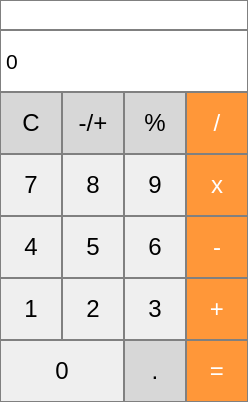
<?xml version="1.0" encoding="UTF-8"?>
<ui version="4.0">
 <class>MainWindow</class>
 <widget class="QMainWindow" name="MainWindow">
  <property name="geometry">
   <rect>
    <x>0</x>
    <y>0</y>
    <width>248</width>
    <height>402</height>
   </rect>
  </property>
  <property name="sizePolicy">
   <sizepolicy hsizetype="Ignored" vsizetype="Ignored">
    <horstretch>0</horstretch>
    <verstretch>0</verstretch>
   </sizepolicy>
  </property>
  <property name="minimumSize">
   <size>
    <width>248</width>
    <height>372</height>
   </size>
  </property>
  <property name="maximumSize">
   <size>
    <width>248</width>
    <height>500</height>
   </size>
  </property>
  <property name="windowTitle">
   <string>Calculator</string>
  </property>
  <property name="styleSheet">
   <string notr="true">QLabel {
  qproperty-alignment: 'AlignVCenter | AlignRight';
  border: 1px solid gray;
	background-color : rgb(255, 255, 255);
}

</string>
  </property>
  <widget class="QWidget" name="centralWidget">
   <property name="sizePolicy">
    <sizepolicy hsizetype="Fixed" vsizetype="Fixed">
     <horstretch>0</horstretch>
     <verstretch>0</verstretch>
    </sizepolicy>
   </property>
   <widget class="QPushButton" name="number_0">
    <property name="geometry">
     <rect>
      <x>0</x>
      <y>340</y>
      <width>124</width>
      <height>62</height>
     </rect>
    </property>
    <property name="font">
     <font>
      <pointsize>18</pointsize>
     </font>
    </property>
    <property name="styleSheet">
     <string notr="true">QPushButton {
   border: 1px solid gray;
}
QPushButton:pressed {
    background-color: qlineargradient(x1: 0, y1: 0, x2: 0, y2: 1,
                                      stop: 0 #dadbde, stop: 1 #f6f7fa);
}</string>
    </property>
    <property name="text">
     <string>0</string>
    </property>
   </widget>
   <widget class="QPushButton" name="number_1">
    <property name="geometry">
     <rect>
      <x>0</x>
      <y>278</y>
      <width>62</width>
      <height>62</height>
     </rect>
    </property>
    <property name="font">
     <font>
      <pointsize>18</pointsize>
     </font>
    </property>
    <property name="styleSheet">
     <string notr="true">QPushButton {
   border: 1px solid gray;
}
QPushButton:pressed {
    background-color: qlineargradient(x1: 0, y1: 0, x2: 0, y2: 1,
                                      stop: 0 #dadbde, stop: 1 #f6f7fa);
}</string>
    </property>
    <property name="text">
     <string>1</string>
    </property>
   </widget>
   <widget class="QPushButton" name="number_2">
    <property name="geometry">
     <rect>
      <x>62</x>
      <y>278</y>
      <width>62</width>
      <height>62</height>
     </rect>
    </property>
    <property name="font">
     <font>
      <pointsize>18</pointsize>
     </font>
    </property>
    <property name="styleSheet">
     <string notr="true">QPushButton {
   border: 1px solid gray;
}
QPushButton:pressed {
    background-color: qlineargradient(x1: 0, y1: 0, x2: 0, y2: 1,
                                      stop: 0 #dadbde, stop: 1 #f6f7fa);
}</string>
    </property>
    <property name="text">
     <string>2</string>
    </property>
   </widget>
   <widget class="QPushButton" name="number_3">
    <property name="geometry">
     <rect>
      <x>124</x>
      <y>278</y>
      <width>62</width>
      <height>62</height>
     </rect>
    </property>
    <property name="font">
     <font>
      <pointsize>18</pointsize>
     </font>
    </property>
    <property name="styleSheet">
     <string notr="true">QPushButton {
   border: 1px solid gray;
}
QPushButton:pressed {
    background-color: qlineargradient(x1: 0, y1: 0, x2: 0, y2: 1,
                                      stop: 0 #dadbde, stop: 1 #f6f7fa);
}</string>
    </property>
    <property name="text">
     <string>3</string>
    </property>
   </widget>
   <widget class="QPushButton" name="number_4">
    <property name="geometry">
     <rect>
      <x>0</x>
      <y>216</y>
      <width>62</width>
      <height>62</height>
     </rect>
    </property>
    <property name="font">
     <font>
      <pointsize>18</pointsize>
     </font>
    </property>
    <property name="styleSheet">
     <string notr="true">QPushButton {
   border: 1px solid gray;
}
QPushButton:pressed {
    background-color: qlineargradient(x1: 0, y1: 0, x2: 0, y2: 1,
                                      stop: 0 #dadbde, stop: 1 #f6f7fa);
}</string>
    </property>
    <property name="text">
     <string>4</string>
    </property>
   </widget>
   <widget class="QPushButton" name="number_5">
    <property name="geometry">
     <rect>
      <x>62</x>
      <y>216</y>
      <width>62</width>
      <height>62</height>
     </rect>
    </property>
    <property name="font">
     <font>
      <pointsize>18</pointsize>
     </font>
    </property>
    <property name="styleSheet">
     <string notr="true">QPushButton {
   border: 1px solid gray;
}
QPushButton:pressed {
    background-color: qlineargradient(x1: 0, y1: 0, x2: 0, y2: 1,
                                      stop: 0 #dadbde, stop: 1 #f6f7fa);
}</string>
    </property>
    <property name="text">
     <string>5</string>
    </property>
   </widget>
   <widget class="QPushButton" name="number_6">
    <property name="geometry">
     <rect>
      <x>124</x>
      <y>216</y>
      <width>62</width>
      <height>62</height>
     </rect>
    </property>
    <property name="font">
     <font>
      <pointsize>18</pointsize>
     </font>
    </property>
    <property name="styleSheet">
     <string notr="true">QPushButton {
   border: 1px solid gray;
}
QPushButton:pressed {
    background-color: qlineargradient(x1: 0, y1: 0, x2: 0, y2: 1,
                                      stop: 0 #dadbde, stop: 1 #f6f7fa);
}</string>
    </property>
    <property name="text">
     <string>6</string>
    </property>
   </widget>
   <widget class="QPushButton" name="number_7">
    <property name="geometry">
     <rect>
      <x>0</x>
      <y>154</y>
      <width>62</width>
      <height>62</height>
     </rect>
    </property>
    <property name="font">
     <font>
      <pointsize>18</pointsize>
     </font>
    </property>
    <property name="styleSheet">
     <string notr="true">QPushButton {
   border: 1px solid gray;
}
QPushButton:pressed {
    background-color: qlineargradient(x1: 0, y1: 0, x2: 0, y2: 1,
                                      stop: 0 #dadbde, stop: 1 #f6f7fa);
}</string>
    </property>
    <property name="text">
     <string>7</string>
    </property>
   </widget>
   <widget class="QPushButton" name="number_8">
    <property name="geometry">
     <rect>
      <x>62</x>
      <y>154</y>
      <width>62</width>
      <height>62</height>
     </rect>
    </property>
    <property name="font">
     <font>
      <pointsize>18</pointsize>
     </font>
    </property>
    <property name="styleSheet">
     <string notr="true">QPushButton {
   border: 1px solid gray;
}
QPushButton:pressed {
    background-color: qlineargradient(x1: 0, y1: 0, x2: 0, y2: 1,
                                      stop: 0 #dadbde, stop: 1 #f6f7fa);
}</string>
    </property>
    <property name="text">
     <string>8</string>
    </property>
   </widget>
   <widget class="QPushButton" name="number_9">
    <property name="geometry">
     <rect>
      <x>124</x>
      <y>154</y>
      <width>62</width>
      <height>62</height>
     </rect>
    </property>
    <property name="font">
     <font>
      <pointsize>18</pointsize>
     </font>
    </property>
    <property name="styleSheet">
     <string notr="true">QPushButton {
   border: 1px solid gray;
}
QPushButton:pressed {
    background-color: qlineargradient(x1: 0, y1: 0, x2: 0, y2: 1,
                                      stop: 0 #dadbde, stop: 1 #f6f7fa);
}</string>
    </property>
    <property name="text">
     <string>9</string>
    </property>
   </widget>
   <widget class="QPushButton" name="button_equals">
    <property name="geometry">
     <rect>
      <x>186</x>
      <y>340</y>
      <width>62</width>
      <height>62</height>
     </rect>
    </property>
    <property name="font">
     <font>
      <pointsize>18</pointsize>
     </font>
    </property>
    <property name="styleSheet">
     <string notr="true">QPushButton {
  background-color: rgb(255, 151, 57);
  color: white; 
  border: 1px solid gray;
}

QPushButton:pressed {
    background-color: qlineargradient(x1: 0, y1: 0, x2: 0, y2: 1,
                                      stop: 0 #FF7832, stop: 1 #FF9739);
}</string>
    </property>
    <property name="text">
     <string>=</string>
    </property>
   </widget>
   <widget class="QPushButton" name="button_add">
    <property name="geometry">
     <rect>
      <x>186</x>
      <y>278</y>
      <width>62</width>
      <height>62</height>
     </rect>
    </property>
    <property name="font">
     <font>
      <pointsize>18</pointsize>
     </font>
    </property>
    <property name="styleSheet">
     <string notr="true">QPushButton {
  background-color: rgb(255, 151, 57);
  color: white; 
  border: 1px solid gray;
}

QPushButton:pressed {
    background-color: qlineargradient(x1: 0, y1: 0, x2: 0, y2: 1,
                                      stop: 0 #FF7832, stop: 1 #FF9739);
}</string>
    </property>
    <property name="text">
     <string>+</string>
    </property>
   </widget>
   <widget class="QPushButton" name="button_minus">
    <property name="geometry">
     <rect>
      <x>186</x>
      <y>216</y>
      <width>62</width>
      <height>62</height>
     </rect>
    </property>
    <property name="font">
     <font>
      <pointsize>18</pointsize>
     </font>
    </property>
    <property name="styleSheet">
     <string notr="true">QPushButton {
  background-color: rgb(255, 151, 57);
  color: white; 
  border: 1px solid gray;
}

QPushButton:pressed {
    background-color: qlineargradient(x1: 0, y1: 0, x2: 0, y2: 1,
                                      stop: 0 #FF7832, stop: 1 #FF9739);
}</string>
    </property>
    <property name="text">
     <string>-</string>
    </property>
   </widget>
   <widget class="QPushButton" name="button_multi">
    <property name="geometry">
     <rect>
      <x>186</x>
      <y>154</y>
      <width>62</width>
      <height>62</height>
     </rect>
    </property>
    <property name="font">
     <font>
      <pointsize>18</pointsize>
     </font>
    </property>
    <property name="styleSheet">
     <string notr="true">QPushButton {
  background-color: rgb(255, 151, 57);
  color: white; 
  border: 1px solid gray;
}

QPushButton:pressed {
    background-color: qlineargradient(x1: 0, y1: 0, x2: 0, y2: 1,
                                      stop: 0 #FF7832, stop: 1 #FF9739);
}</string>
    </property>
    <property name="text">
     <string>x</string>
    </property>
   </widget>
   <widget class="QPushButton" name="button_clear">
    <property name="geometry">
     <rect>
      <x>0</x>
      <y>92</y>
      <width>62</width>
      <height>62</height>
     </rect>
    </property>
    <property name="font">
     <font>
      <pointsize>18</pointsize>
     </font>
    </property>
    <property name="styleSheet">
     <string notr="true">QPushButton {
  background-color: rgb(215, 215, 215);
  border: 1px solid gray;
}
QPushButton:pressed {
    background-color: qlineargradient(x1: 0, y1: 0, x2: 0, y2: 1,
                                      stop: 0 #BEBEBE, stop: 1 #D7D7D7);
}</string>
    </property>
    <property name="text">
     <string>C</string>
    </property>
   </widget>
   <widget class="QPushButton" name="button_divide">
    <property name="geometry">
     <rect>
      <x>186</x>
      <y>92</y>
      <width>62</width>
      <height>62</height>
     </rect>
    </property>
    <property name="font">
     <font>
      <pointsize>18</pointsize>
     </font>
    </property>
    <property name="styleSheet">
     <string notr="true">QPushButton {
  background-color: rgb(255, 151, 57);
  color: white; 
  border: 1px solid gray;
}

QPushButton:pressed {
    background-color: qlineargradient(x1: 0, y1: 0, x2: 0, y2: 1,
                                      stop: 0 #FF7832, stop: 1 #FF9739);
}</string>
    </property>
    <property name="text">
     <string>/</string>
    </property>
   </widget>
   <widget class="QLabel" name="label">
    <property name="geometry">
     <rect>
      <x>0</x>
      <y>30</y>
      <width>248</width>
      <height>62</height>
     </rect>
    </property>
    <property name="font">
     <font>
      <pointsize>16</pointsize>
     </font>
    </property>
    <property name="layoutDirection">
     <enum>Qt::LeftToRight</enum>
    </property>
    <property name="styleSheet">
     <string notr="true">QLabel {
  qproperty-alignment: 'AlignVCenter | AlignRight';
  border: 1px solid gray;
}

background-color : rgb(255, 255, 255);</string>
    </property>
    <property name="text">
     <string>0</string>
    </property>
   </widget>
   <widget class="QPushButton" name="button_point">
    <property name="geometry">
     <rect>
      <x>124</x>
      <y>340</y>
      <width>62</width>
      <height>62</height>
     </rect>
    </property>
    <property name="font">
     <font>
      <pointsize>18</pointsize>
     </font>
    </property>
    <property name="styleSheet">
     <string notr="true">QPushButton {
  background-color: rgb(215, 215, 215);
  border: 1px solid gray;
}
QPushButton:pressed {
    background-color: qlineargradient(x1: 0, y1: 0, x2: 0, y2: 1,
                                      stop: 0 #BEBEBE, stop: 1 #D7D7D7);
}</string>
    </property>
    <property name="text">
     <string>.</string>
    </property>
   </widget>
   <widget class="QPushButton" name="button_p_or_m">
    <property name="geometry">
     <rect>
      <x>62</x>
      <y>92</y>
      <width>62</width>
      <height>62</height>
     </rect>
    </property>
    <property name="font">
     <font>
      <pointsize>18</pointsize>
     </font>
    </property>
    <property name="styleSheet">
     <string notr="true">QPushButton {
  background-color: rgb(215, 215, 215);
  border: 1px solid gray;
}
QPushButton:pressed {
    background-color: qlineargradient(x1: 0, y1: 0, x2: 0, y2: 1,
                                      stop: 0 #BEBEBE, stop: 1 #D7D7D7);
}</string>
    </property>
    <property name="text">
     <string>-/+</string>
    </property>
   </widget>
   <widget class="QPushButton" name="button_percent">
    <property name="geometry">
     <rect>
      <x>124</x>
      <y>92</y>
      <width>62</width>
      <height>62</height>
     </rect>
    </property>
    <property name="font">
     <font>
      <pointsize>18</pointsize>
     </font>
    </property>
    <property name="styleSheet">
     <string notr="true">QPushButton {
  background-color: rgb(215, 215, 215);
  border: 1px solid gray;
}
QPushButton:pressed {
    background-color: qlineargradient(x1: 0, y1: 0, x2: 0, y2: 1,
                                      stop: 0 #BEBEBE, stop: 1 #D7D7D7);
}</string>
    </property>
    <property name="text">
     <string>%</string>
    </property>
   </widget>
   <widget class="QLabel" name="label_2">
    <property name="geometry">
     <rect>
      <x>0</x>
      <y>0</y>
      <width>248</width>
      <height>30</height>
     </rect>
    </property>
    <property name="font">
     <font>
      <pointsize>11</pointsize>
     </font>
    </property>
    <property name="text">
     <string/>
    </property>
   </widget>
  </widget>
 </widget>
 <layoutdefault spacing="6" margin="11"/>
 <resources/>
 <connections/>
</ui>
